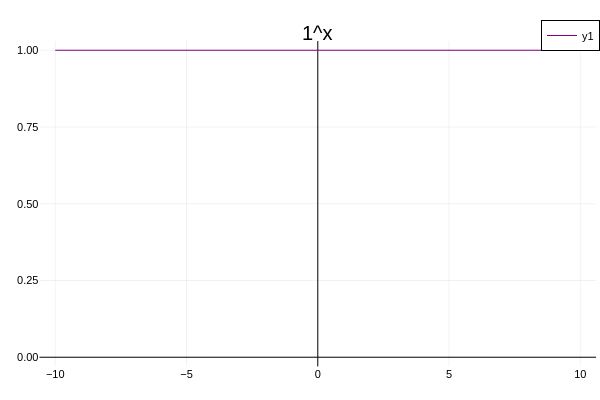

Notebook cell for this chart:
### Markdown cell above
#### f = 1^x , a = 1 (LATEX)

### Code cell
x = -10:0.1:10
f(x) = 1^x

plot(x,f,color=:purple, framestyle=:zerolines, title="1^x")

### Figure 1 — Plotly figure (JSON) as saved in the notebook; plotly's stock layout.template omitted (floating-point values rounded to 4 significant figures; data arrays with more than 128 entries replaced by an {"elided": "..."} marker saying what was removed)
{"data": [{"colorbar": {"len": 0.9039, "title": "", "x": 0.9934, "y": 0.4896}, "legendgroup": "y1", "line": {"color": "rgba(128, 0, 128, 1.000)", "dash": "solid", "shape": "linear", "width": 1}, "mode": "lines", "name": "y1", "showlegend": true, "type": "scatter", "x": {"elided": "201 float values"}, "xaxis": "x", "y": {"elided": "201 int values"}, "yaxis": "y"}], "layout": {"annotations": [{"font": {"color": "rgba(0, 0, 0, 1.000)", "family": "sans-serif", "size": 20}, "rotation": 0, "showarrow": false, "text": "1^x", "x": 0.5296, "xanchor": "center", "xref": "paper", "y": 1, "yanchor": "top", "yref": "paper"}], "height": 400, "legend": {"bgcolor": "rgba(255, 255, 255, 1.000)", "bordercolor": "rgba(0, 0, 0, 1.000)", "borderwidth": 1, "font": {"color": "rgba(0, 0, 0, 1.000)", "family": "sans-serif", "size": 11}, "title": {"font": {"color": "rgba(0, 0, 0, 1.000)", "family": "sans-serif", "size": 15}, "text": ""}, "tracegroupgap": 0, "traceorder": "normal", "x": 1, "xanchor": "auto", "y": 1, "yanchor": "auto"}, "margin": {"b": 20, "l": 0, "r": 0, "t": 20}, "paper_bgcolor": "rgba(255, 255, 255, 1.000)", "plot_bgcolor": "rgba(255, 255, 255, 1.000)", "showlegend": true, "width": 600, "xaxis": {"anchor": "y", "domain": [0.06582, 0.9934], "gridcolor": "rgba(0, 0, 0, 0.100)", "gridwidth": 0.5, "linecolor": "rgba(0, 0, 0, 1.000)", "mirror": false, "range": [-10.6, 10.6], "showgrid": true, "showline": false, "showticklabels": true, "tickangle": 0, "tickcolor": "rgba(0, 0, 0, 0.000)", "tickfont": {"color": "rgba(0, 0, 0, 1.000)", "family": "sans-serif", "size": 11}, "tickmode": "array", "ticks": "inside", "ticktext": ["−10", "−5", "0", "5", "10"], "tickvals": [-10, -5, 0, 5, 10], "title": "", "titlefont": {"color": "rgba(0, 0, 0, 1.000)", "family": "sans-serif", "size": 15}, "type": "-", "visible": true, "zeroline": true, "zerolinecolor": "rgba(0, 0, 0, 1.000)"}, "yaxis": {"anchor": "x", "domain": [0.03762, 0.9415], "gridcolor": "rgba(0, 0, 0, 0.100)", "gridwidth": 0.5, "linecolor": "rgba(0, 0, 0, 1.000)", "mirror": false, "range": [-0.03, 1.03], "showgrid": true, "showline": false, "showticklabels": true, "tickangle": 0, "tickcolor": "rgba(0, 0, 0, 0.000)", "tickfont": {"color": "rgba(0, 0, 0, 1.000)", "family": "sans-serif", "size": 11}, "tickmode": "array", "ticks": "inside", "ticktext": ["0.00", "0.25", "0.50", "0.75", "1.00"], "tickvals": [0, 0.25, 0.5, 0.75, 1], "title": "", "titlefont": {"color": "rgba(0, 0, 0, 1.000)", "family": "sans-serif", "size": 15}, "type": "-", "visible": true, "zeroline": true, "zerolinecolor": "rgba(0, 0, 0, 1.000)"}}}
